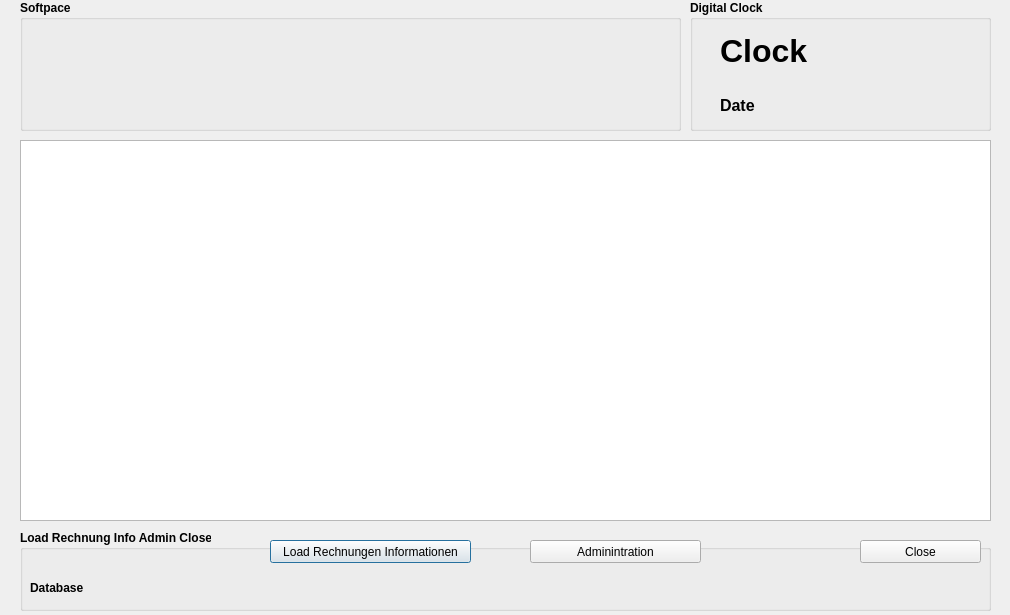
<?xml version="1.0" encoding="UTF-8"?>
<ui version="4.0">
 <class>CRechnungenInformationen</class>
 <widget class="QDialog" name="CRechnungenInformationen">
  <property name="geometry">
   <rect>
    <x>0</x>
    <y>0</y>
    <width>1010</width>
    <height>615</height>
   </rect>
  </property>
  <property name="windowTitle">
   <string>Dialog</string>
  </property>
  <widget class="QGroupBox" name="groupBoxSoftpace">
   <property name="geometry">
    <rect>
     <x>20</x>
     <y>0</y>
     <width>661</width>
     <height>131</height>
    </rect>
   </property>
   <property name="font">
    <font>
     <weight>75</weight>
     <bold>true</bold>
    </font>
   </property>
   <property name="title">
    <string>Softpace</string>
   </property>
   <widget class="QLabel" name="label">
    <property name="geometry">
     <rect>
      <x>10</x>
      <y>20</y>
      <width>331</width>
      <height>101</height>
     </rect>
    </property>
    <property name="text">
     <string/>
    </property>
    <property name="pixmap">
     <pixmap>../../../../Qt/Logo/Logo.jpg</pixmap>
    </property>
   </widget>
   <widget class="QLabel" name="label_4">
    <property name="geometry">
     <rect>
      <x>350</x>
      <y>20</y>
      <width>281</width>
      <height>101</height>
     </rect>
    </property>
    <property name="text">
     <string/>
    </property>
    <property name="pixmap">
     <pixmap>../../../../Qt/Blaise-Passbilder/Blaise-Passbild_klein_sw.jpg</pixmap>
    </property>
   </widget>
  </widget>
  <widget class="QGroupBox" name="groupBox_DigitalClock">
   <property name="geometry">
    <rect>
     <x>690</x>
     <y>0</y>
     <width>301</width>
     <height>131</height>
    </rect>
   </property>
   <property name="font">
    <font>
     <weight>75</weight>
     <bold>true</bold>
    </font>
   </property>
   <property name="title">
    <string>Digital Clock</string>
   </property>
   <widget class="QLabel" name="label_DigitalClock">
    <property name="geometry">
     <rect>
      <x>30</x>
      <y>20</y>
      <width>251</width>
      <height>61</height>
     </rect>
    </property>
    <property name="font">
     <font>
      <pointsize>24</pointsize>
     </font>
    </property>
    <property name="text">
     <string>Clock</string>
    </property>
   </widget>
   <widget class="QLabel" name="label_DateTime">
    <property name="geometry">
     <rect>
      <x>30</x>
      <y>90</y>
      <width>251</width>
      <height>31</height>
     </rect>
    </property>
    <property name="font">
     <font>
      <pointsize>12</pointsize>
     </font>
    </property>
    <property name="text">
     <string>Date</string>
    </property>
   </widget>
  </widget>
  <widget class="QGroupBox" name="groupBoxLoadAdminClose">
   <property name="geometry">
    <rect>
     <x>20</x>
     <y>530</y>
     <width>971</width>
     <height>81</height>
    </rect>
   </property>
   <property name="font">
    <font>
     <weight>75</weight>
     <bold>true</bold>
    </font>
   </property>
   <property name="title">
    <string>Load Rechnung Info Admin Close</string>
   </property>
   <widget class="QPushButton" name="pushButton_RechInfo">
    <property name="geometry">
     <rect>
      <x>250</x>
      <y>10</y>
      <width>201</width>
      <height>23</height>
     </rect>
    </property>
    <property name="font">
     <font>
      <weight>50</weight>
      <bold>false</bold>
     </font>
    </property>
    <property name="text">
     <string>Load Rechnungen Informationen</string>
    </property>
   </widget>
   <widget class="QPushButton" name="pushButton_Admin">
    <property name="geometry">
     <rect>
      <x>510</x>
      <y>10</y>
      <width>171</width>
      <height>23</height>
     </rect>
    </property>
    <property name="font">
     <font>
      <weight>50</weight>
      <bold>false</bold>
     </font>
    </property>
    <property name="text">
     <string>Adminintration</string>
    </property>
   </widget>
   <widget class="QPushButton" name="pushButtonClose">
    <property name="geometry">
     <rect>
      <x>840</x>
      <y>10</y>
      <width>121</width>
      <height>23</height>
     </rect>
    </property>
    <property name="font">
     <font>
      <weight>50</weight>
      <bold>false</bold>
     </font>
    </property>
    <property name="text">
     <string>Close</string>
    </property>
   </widget>
   <widget class="QLabel" name="Label_DatabaseConnecction">
    <property name="geometry">
     <rect>
      <x>10</x>
      <y>50</y>
      <width>211</width>
      <height>16</height>
     </rect>
    </property>
    <property name="font">
     <font>
      <weight>75</weight>
      <bold>true</bold>
     </font>
    </property>
    <property name="text">
     <string>Database</string>
    </property>
   </widget>
  </widget>
  <widget class="QTableView" name="tableViewRechnungInformation">
   <property name="geometry">
    <rect>
     <x>20</x>
     <y>140</y>
     <width>971</width>
     <height>381</height>
    </rect>
   </property>
  </widget>
 </widget>
 <resources/>
 <connections/>
</ui>
